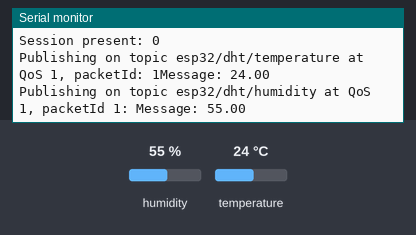
Bench run of a sketch on a simulated ESP32. Parts: the last lines printed to the serial monitor. The inputs (shaded band) are chosen by the test bench; at power-on: humidity 55 %, temperature 24 °C. WiFi joins after 1.5 s; servers stay silent unless stated; no MQTT or app messages arrive unless stated.

Above: at 18.0 s.
18.1 s: humidity set to 22 %
At 21.2 s:
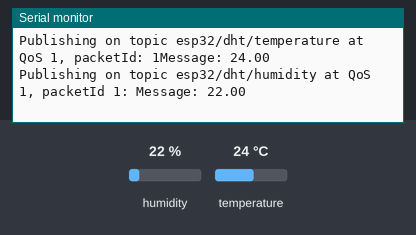
33.1 s: temperature set to 12 °C
At 41.2 s:
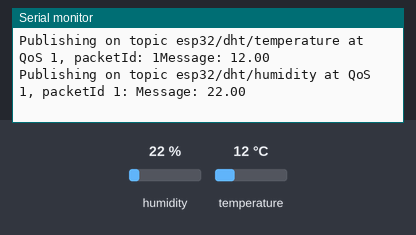
48.1 s: humidity set to 40 %
At 51.2 s:
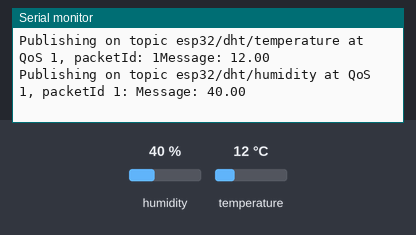
Timing chart, 0 to 52.7 s (numbered marks = the images above; inputs shaded):
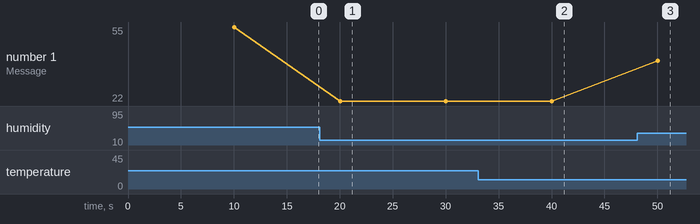

Measured:
- after the input at 18.1 s, the serial monitor: prints a new line after 1.9 s (image 1)
- after the input at 33.1 s, the serial monitor: prints a new line after 6.9 s (image 2)
- after the input at 48.1 s, the serial monitor: prints a new line after 1.9 s (image 3)
- plotted number 1: 55 → 22 after the input at 18.1 s, 22 → 40 after the input at 48.1 s

The sketch:

test.ino
```cpp
#include "DHT.h"
#include <WiFi.h>
extern "C" {
  #include "freertos/FreeRTOS.h"
  #include "freertos/timers.h"
}
#include <AsyncMqttClient.h>

#define WIFI_SSID "p"            // Ganti dengan jaringan WiFi kalian
#define WIFI_PASSWORD "malah nanya"

#define MQTT_HOST "0.tcp.ap.ngrok.io" // Ganti dengan IP Kalian
#define MQTT_PORT 12248

#define MQTT_PUB_TEMP "esp32/dht/temperature"
#define MQTT_PUB_HUM  "esp32/dht/humidity"

#define DHTPIN 14
#define DHTTYPE DHT11

DHT dht(DHTPIN, DHTTYPE);

float temp;
float hum;

AsyncMqttClient mqttClient;
TimerHandle_t mqttReconnectTimer;
TimerHandle_t wifiReconnectTimer;

unsigned long previousMillis = 0;
const long interval = 10000;

void connectToWifi() {
  Serial.println("Connecting to Wi-Fi...");
  WiFi.begin(WIFI_SSID, WIFI_PASSWORD);
}

void connectToMqtt() {
  Serial.println("Connecting to MQTT...");
  mqttClient.connect();
}

void WiFiEvent(WiFiEvent_t event) {
  Serial.printf("[WiFi-event] event: %d\n", event);
  switch(event) {
    case SYSTEM_EVENT_STA_GOT_IP:
      Serial.println("WiFi connected");
      Serial.println("IP address: ");
      Serial.println(WiFi.localIP());
      connectToMqtt();
      break;
    case SYSTEM_EVENT_STA_DISCONNECTED:
      Serial.println("WiFi lost connection");
      xTimerStop(mqttReconnectTimer, 0);
      xTimerStart(wifiReconnectTimer, 0);
      break;
  }
}

void onMqttConnect(bool sessionPresent) {
  Serial.println("Connected to MQTT.");
  Serial.print("Session present: ");
  Serial.println(sessionPresent);
}

void onMqttDisconnect(AsyncMqttClientDisconnectReason reason) {
  Serial.println("Disconnected from MQTT.");
  if (WiFi.isConnected()) {
    xTimerStart(mqttReconnectTimer, 0);
  }
  xTimerStart(wifiReconnectTimer, 0); // Restart Wi-Fi reconnect timer
}

void setup() {
  Serial.begin(115200);
  Serial.println();

  dht.begin();

  mqttReconnectTimer = xTimerCreate("mqttTimer", pdMS_TO_TICKS(2000), pdFALSE, (void*)0, reinterpret_cast<TimerCallbackFunction_t>(connectToMqtt));
  wifiReconnectTimer = xTimerCreate("wifiTimer", pdMS_TO_TICKS(2000), pdFALSE, (void*)0, reinterpret_cast<TimerCallbackFunction_t>(connectToWifi));

  WiFi.onEvent(WiFiEvent);

  mqttClient.onConnect(onMqttConnect);
  mqttClient.onDisconnect(onMqttDisconnect);
  mqttClient.setServer(MQTT_HOST, MQTT_PORT);

  connectToWifi();
}

void loop() {
  unsigned long currentMillis = millis();
  if (currentMillis - previousMillis >= interval) {
    previousMillis = currentMillis;
    hum = dht.readHumidity();
    temp = dht.readTemperature();
    if (isnan(temp) || isnan(hum)) {
      Serial.println(F("Failed to read from DHT sensor!"));
      return;
    }

    char tempString[6];
    char humString[6];
    dtostrf(temp, 4, 2, tempString);
    dtostrf(hum, 4, 2, humString);

    uint16_t packetIdPub1 = mqttClient.publish(MQTT_PUB_TEMP, 1, true, tempString);
    Serial.printf("Publishing on topic %s at QoS 1, packetId: %i", MQTT_PUB_TEMP, packetIdPub1);
    Serial.printf("Message: %.2f \n", temp);

    uint16_t packetIdPub2 = mqttClient.publish(MQTT_PUB_HUM, 1, true, humString);
    Serial.printf("Publishing on topic %s at QoS 1, packetId %i: ", MQTT_PUB_HUM, packetIdPub2);
    Serial.printf("Message: %.2f \n", hum);
  }
    }
```
